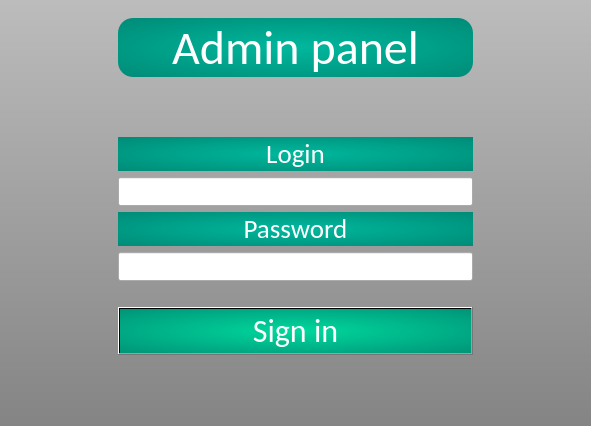
<?xml version="1.0" encoding="UTF-8"?>
<ui version="4.0">
 <class>AdminWindow</class>
 <widget class="QMainWindow" name="AdminWindow">
  <property name="geometry">
   <rect>
    <x>0</x>
    <y>0</y>
    <width>591</width>
    <height>426</height>
   </rect>
  </property>
  <property name="windowTitle">
   <string>MainWindow</string>
  </property>
  <widget class="QWidget" name="centralwidget">
   <property name="styleSheet">
    <string notr="true">QWidget#centralwidget{
	background-color: qlineargradient(spread:pad, x1:1, y1:0, x2:1, y2:1, stop:0 #bcbcbc, stop:1 #848484);

}</string>
   </property>
   <layout class="QGridLayout" name="gridLayout_2">
    <item row="0" column="0">
     <layout class="QGridLayout" name="gridLayout">
      <item row="0" column="0">
       <widget class="QStackedWidget" name="stackedWidget">
        <property name="styleSheet">
         <string notr="true">QStackedWidget#stackedwidget{
	background-color: qlineargradient(spread:pad, x1:1, y1:0, x2:1, y2:1, stop:0 #bcbcbc, stop:1 #848484);

}</string>
        </property>
        <property name="currentIndex">
         <number>0</number>
        </property>
        <widget class="QWidget" name="page">
         <layout class="QGridLayout" name="gridLayout_4">
          <item row="0" column="1">
           <layout class="QGridLayout" name="gridLayout_3">
            <item row="7" column="1">
             <widget class="QPushButton" name="pushButton_admin_login">
              <property name="font">
               <font>
                <family>Calibri</family>
                <pointsize>24</pointsize>
               </font>
              </property>
              <property name="styleSheet">
               <string notr="true">background-color: qradialgradient(spread:pad, cx:0.5, cy:0.5, radius:1.0, fx:0.5, fy:0.5, stop:0 #00d89d, stop:1 #007868);

color:white;</string>
              </property>
              <property name="text">
               <string>Sign in</string>
              </property>
             </widget>
            </item>
            <item row="2" column="1">
             <widget class="QLabel" name="label_2">
              <property name="font">
               <font>
                <family>Calibri</family>
                <pointsize>20</pointsize>
               </font>
              </property>
              <property name="styleSheet">
               <string notr="true">background-color: qradialgradient(spread:pad, cx:0.5, cy:0.5, radius:1.0, fx:0.5, fy:0.5, stop:0 rgba(0, 184, 157, 255), stop:1 rgba(0, 120, 103, 255));

color:white;</string>
              </property>
              <property name="text">
               <string>Login</string>
              </property>
              <property name="alignment">
               <set>Qt::AlignCenter</set>
              </property>
             </widget>
            </item>
            <item row="0" column="1">
             <widget class="QLabel" name="label">
              <property name="font">
               <font>
                <family>Calibri</family>
                <pointsize>36</pointsize>
               </font>
              </property>
              <property name="styleSheet">
               <string notr="true">background-color: qradialgradient(spread:pad, cx:0.5, cy:0.5, radius:1.0, fx:0.5, fy:0.5, stop:0 rgba(0, 184, 157, 255), stop:1 rgba(0, 120, 103, 255));
border-radius: 15px;
color:white;</string>
              </property>
              <property name="text">
               <string>Admin panel</string>
              </property>
              <property name="alignment">
               <set>Qt::AlignCenter</set>
              </property>
             </widget>
            </item>
            <item row="8" column="1">
             <spacer name="verticalSpacer">
              <property name="orientation">
               <enum>Qt::Vertical</enum>
              </property>
              <property name="sizeHint" stdset="0">
               <size>
                <width>20</width>
                <height>40</height>
               </size>
              </property>
             </spacer>
            </item>
            <item row="4" column="2">
             <spacer name="horizontalSpacer">
              <property name="orientation">
               <enum>Qt::Horizontal</enum>
              </property>
              <property name="sizeType">
               <enum>QSizePolicy::Fixed</enum>
              </property>
              <property name="sizeHint" stdset="0">
               <size>
                <width>100</width>
                <height>20</height>
               </size>
              </property>
             </spacer>
            </item>
            <item row="3" column="1">
             <widget class="QLineEdit" name="lineEdit_admin_login">
              <property name="font">
               <font>
                <family>Calibri</family>
                <pointsize>12</pointsize>
               </font>
              </property>
              <property name="alignment">
               <set>Qt::AlignCenter</set>
              </property>
             </widget>
            </item>
            <item row="6" column="1">
             <spacer name="verticalSpacer_2">
              <property name="orientation">
               <enum>Qt::Vertical</enum>
              </property>
              <property name="sizeType">
               <enum>QSizePolicy::Fixed</enum>
              </property>
              <property name="sizeHint" stdset="0">
               <size>
                <width>10</width>
                <height>20</height>
               </size>
              </property>
             </spacer>
            </item>
            <item row="4" column="1">
             <widget class="QLabel" name="label_3">
              <property name="font">
               <font>
                <family>Calibri</family>
                <pointsize>20</pointsize>
               </font>
              </property>
              <property name="styleSheet">
               <string notr="true">background-color: qradialgradient(spread:pad, cx:0.5, cy:0.5, radius:1.0, fx:0.5, fy:0.5, stop:0 rgba(0, 184, 157, 255), stop:1 rgba(0, 120, 103, 255));

color:white;</string>
              </property>
              <property name="text">
               <string>Password</string>
              </property>
              <property name="alignment">
               <set>Qt::AlignCenter</set>
              </property>
             </widget>
            </item>
            <item row="5" column="1">
             <widget class="QLineEdit" name="lineEdit_admin_password">
              <property name="font">
               <font>
                <family>Calibri</family>
                <pointsize>12</pointsize>
               </font>
              </property>
              <property name="echoMode">
               <enum>QLineEdit::Password</enum>
              </property>
              <property name="alignment">
               <set>Qt::AlignCenter</set>
              </property>
             </widget>
            </item>
            <item row="1" column="1">
             <spacer name="verticalSpacer_3">
              <property name="orientation">
               <enum>Qt::Vertical</enum>
              </property>
              <property name="sizeHint" stdset="0">
               <size>
                <width>20</width>
                <height>40</height>
               </size>
              </property>
             </spacer>
            </item>
            <item row="4" column="0">
             <spacer name="horizontalSpacer_2">
              <property name="orientation">
               <enum>Qt::Horizontal</enum>
              </property>
              <property name="sizeType">
               <enum>QSizePolicy::Fixed</enum>
              </property>
              <property name="sizeHint" stdset="0">
               <size>
                <width>100</width>
                <height>20</height>
               </size>
              </property>
             </spacer>
            </item>
           </layout>
          </item>
         </layout>
        </widget>
        <widget class="QWidget" name="page_2">
         <layout class="QGridLayout" name="gridLayout_6">
          <item row="0" column="0">
           <layout class="QGridLayout" name="gridLayout_5">
            <item row="4" column="1">
             <widget class="QPushButton" name="pushButton_withdraw">
              <property name="font">
               <font>
                <family>Calibri</family>
                <pointsize>24</pointsize>
               </font>
              </property>
              <property name="styleSheet">
               <string notr="true">background-color: qradialgradient(spread:pad, cx:0.5, cy:0.5, radius:1.0, fx:0.5, fy:0.5, stop:0 #00d89d, stop:1 #007868);
border-radius: 15px;
color:white;</string>
              </property>
              <property name="text">
               <string>Withdraw cash</string>
              </property>
             </widget>
            </item>
            <item row="0" column="1">
             <widget class="QPushButton" name="pushButton_balance">
              <property name="font">
               <font>
                <family>Calibri</family>
                <pointsize>24</pointsize>
               </font>
              </property>
              <property name="styleSheet">
               <string notr="true">background-color: qradialgradient(spread:pad, cx:0.5, cy:0.5, radius:1.0, fx:0.5, fy:0.5, stop:0 #00d89d, stop:1 #007868);
border-radius: 15px;
color:white;</string>
              </property>
              <property name="text">
               <string>Show ATM balance</string>
              </property>
             </widget>
            </item>
            <item row="3" column="1">
             <spacer name="verticalSpacer_4">
              <property name="orientation">
               <enum>Qt::Vertical</enum>
              </property>
              <property name="sizeType">
               <enum>QSizePolicy::Fixed</enum>
              </property>
              <property name="sizeHint" stdset="0">
               <size>
                <width>20</width>
                <height>20</height>
               </size>
              </property>
             </spacer>
            </item>
            <item row="2" column="1">
             <widget class="QPushButton" name="pushButton_refill">
              <property name="font">
               <font>
                <family>Calibri</family>
                <pointsize>24</pointsize>
               </font>
              </property>
              <property name="styleSheet">
               <string notr="true">background-color: qradialgradient(spread:pad, cx:0.5, cy:0.5, radius:1.0, fx:0.5, fy:0.5, stop:0 #00d89d, stop:1 #007868);
border-radius: 15px;
color:white;</string>
              </property>
              <property name="text">
               <string>Refill ATM</string>
              </property>
             </widget>
            </item>
            <item row="2" column="2">
             <spacer name="horizontalSpacer_3">
              <property name="orientation">
               <enum>Qt::Horizontal</enum>
              </property>
              <property name="sizeType">
               <enum>QSizePolicy::Fixed</enum>
              </property>
              <property name="sizeHint" stdset="0">
               <size>
                <width>120</width>
                <height>20</height>
               </size>
              </property>
             </spacer>
            </item>
            <item row="2" column="0">
             <spacer name="horizontalSpacer_4">
              <property name="orientation">
               <enum>Qt::Horizontal</enum>
              </property>
              <property name="sizeType">
               <enum>QSizePolicy::Fixed</enum>
              </property>
              <property name="sizeHint" stdset="0">
               <size>
                <width>120</width>
                <height>20</height>
               </size>
              </property>
             </spacer>
            </item>
            <item row="1" column="1">
             <spacer name="verticalSpacer_5">
              <property name="orientation">
               <enum>Qt::Vertical</enum>
              </property>
              <property name="sizeType">
               <enum>QSizePolicy::Fixed</enum>
              </property>
              <property name="sizeHint" stdset="0">
               <size>
                <width>20</width>
                <height>20</height>
               </size>
              </property>
             </spacer>
            </item>
           </layout>
          </item>
         </layout>
        </widget>
       </widget>
      </item>
     </layout>
    </item>
   </layout>
  </widget>
 </widget>
 <resources/>
 <connections/>
</ui>
